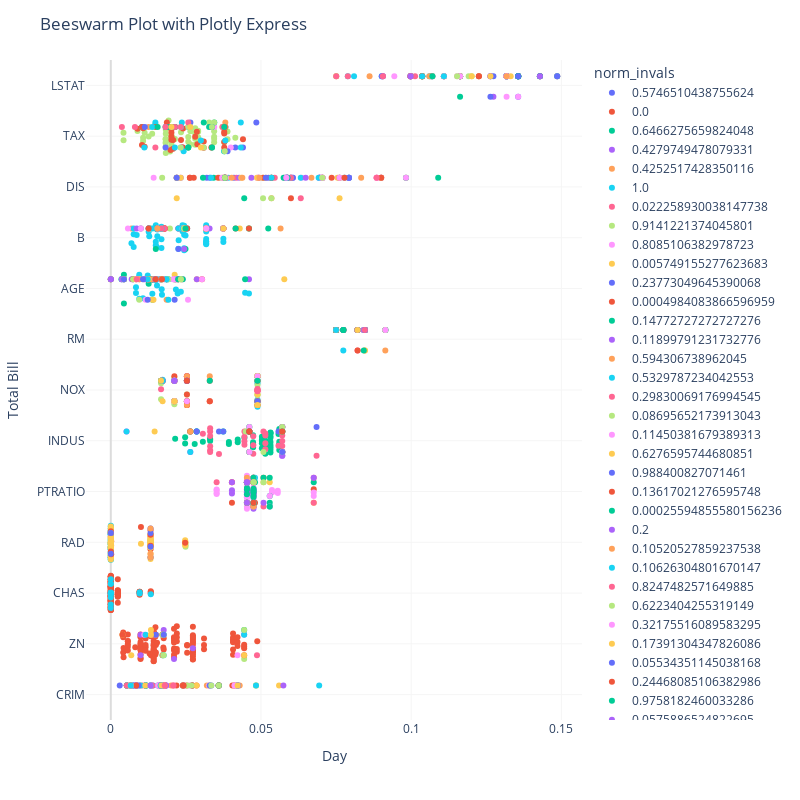

Write notebook code for a chart like this one.
### Code cell
import plotly.express as px
import seaborn as sns

# Sample data
tips = sns.load_dataset("tips")

# https://community.plotly.com/t/shap-like-bee-swarm-plots/68015/2

# Create a beeswarm plot using Plotly Express
#fig = px.strip(tips, x='total_bill', y='day', color='tip', stripmode='overlay', height=400, width=500)
fig = px.strip(CIUres, x='CI', y='feature', color='norm_invals', stripmode='overlay', height=600, width=500)

# Update layout for better visibility
fig.update_layout(
    title='Beeswarm Plot with Plotly Express',
    xaxis=dict(title='Day'),
    yaxis=dict(title='Total Bill'),
    height=800, 
    width=800
)
fig.update_layout(xaxis=dict(showgrid=True, gridcolor='WhiteSmoke', zerolinecolor='Gainsboro'),
              yaxis=dict(showgrid=True, gridcolor='WhiteSmoke', zerolinecolor='Gainsboro')
)
fig.update_layout(plot_bgcolor='white')

fig = (
    fig
    # Make it so there is no gap between the supporting boxes
    .update_layout(boxgap=0)
    # Increase the jitter so it reaches the sides of the boxes
    .update_traces(jitter=1)
)

# Show the plot
fig.show()
